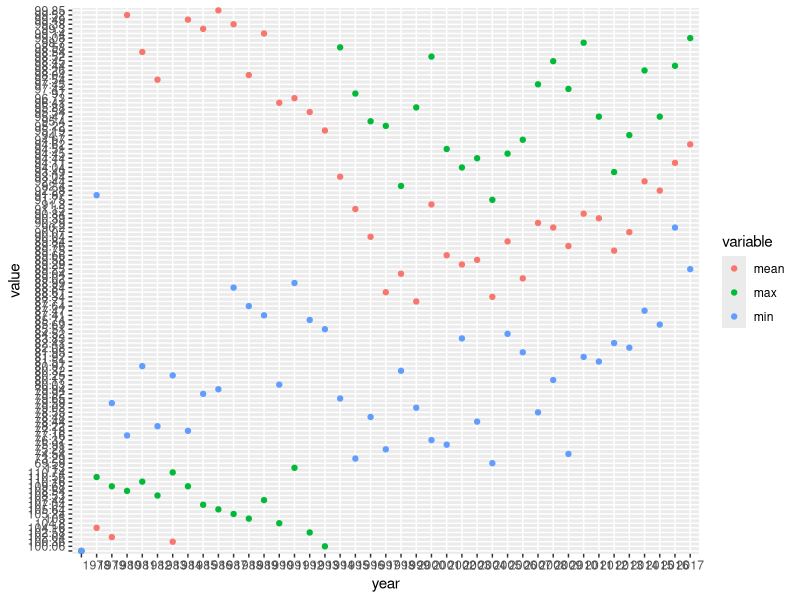
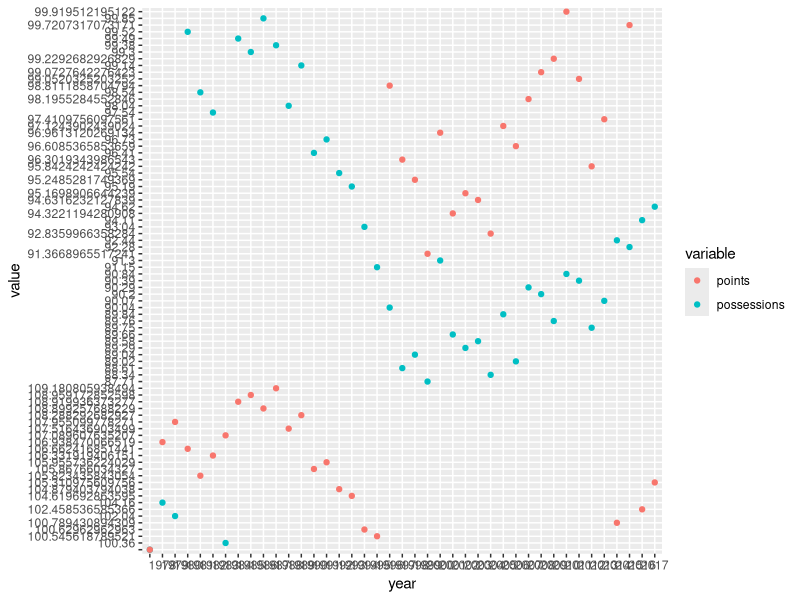

Reproduce these figures in R, in order.
#Basic Possession Formula=0.96*[(Field Goal Attempts)+(Turnovers)+0.44*(Free Throw Attempts)-(Offensive Rebounds)]

library(dplyr)
library(ggplot2)
library(reshape2)

dt = read.csv("../Data/team_sums_norm.csv", stringsAsFactors = F)

f = dt %>%
  filter(Year >= 1978) %>%
  select(c("Year", "Tm", "FGA", "TOV", "FTA", "ORB", "PTS"))
f$possession = 0.96 * (f$FGA + f$TOV + 0.44*f$FTA - f$ORB)

f_year = f %>%
  group_by(Year) %>%
  summarise(FGA = sum(FGA),
            TOV = sum(TOV),
            FTA = sum(FTA),
            ORB = sum(ORB),
            PTS = sum(PTS),
            n = n())
f_year$possession = 0.96 * (f_year$FGA + f_year$TOV + 0.44*f_year$FTA - f_year$ORB)
f_year$possession = f_year$possession / f_year$n
f_year$points = f_year$PTS/f_year$n

f_max = f %>%
  group_by(Year) %>%
  summarise(poss = max(possession))

f_min = f %>%
  group_by(Year) %>%
  summarise(poss = min(possession))

new_df = data.frame(mean = f_year$possession,
                    max = f_max$poss,
                    min = f_min$poss,
                    points = f_year$points,
                    year = f_year$Year)

skinny = f %>%
  select(c("Year", "Tm", "possession"))

new_df <- merge(new_df, skinny,
               by.x=c("year", "max"),
               by.y=c("Year", "possession"))
names(new_df)[6] = 'team_max'

new_df <- merge(new_df, skinny,
                by.x=c("year", "min"),
                by.y=c("Year", "possession"))
names(new_df)[7] = 'team_min'

new_df["date"] = as.Date((paste(new_df$year,'01','01', sep = "-")))
new_df$mean = round(new_df$mean, 2)
new_df$max = round(new_df$max, 2)
new_df$min = round(new_df$min, 2)

empty_row = strsplit(",,,,,,,1977-01-01", ",")[[1]]
new_df = rbind(empty_row, new_df)
write.csv(new_df,  "possessions.csv", row.names = F)

df.m = melt(new_df, id.vars ="year", measure.vars = c("mean",
                                                      "max",
                                                      "min"))
ggplot(df.m, aes(year, value, color = variable)) + geom_point()

df.m2 = melt(new_df, id.vars ="year", measure.vars = c("mean",
                                                      "points"))
df.m2$variable = as.character(df.m2$variable)
df.m2[df.m2$variable=='mean', "variable"] = "possessions"
ggplot(df.m2, aes(year, value, color = variable)) + geom_point()
